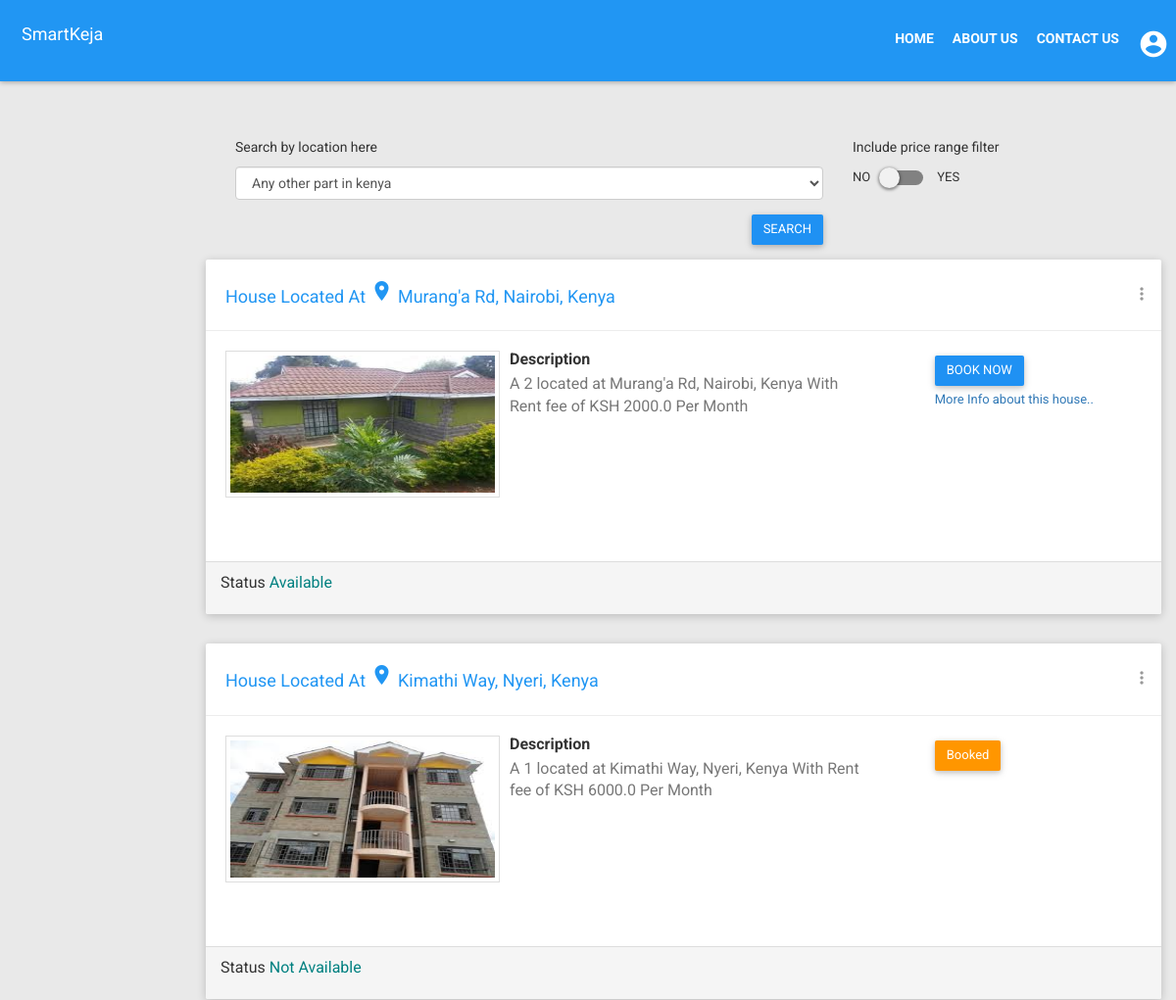
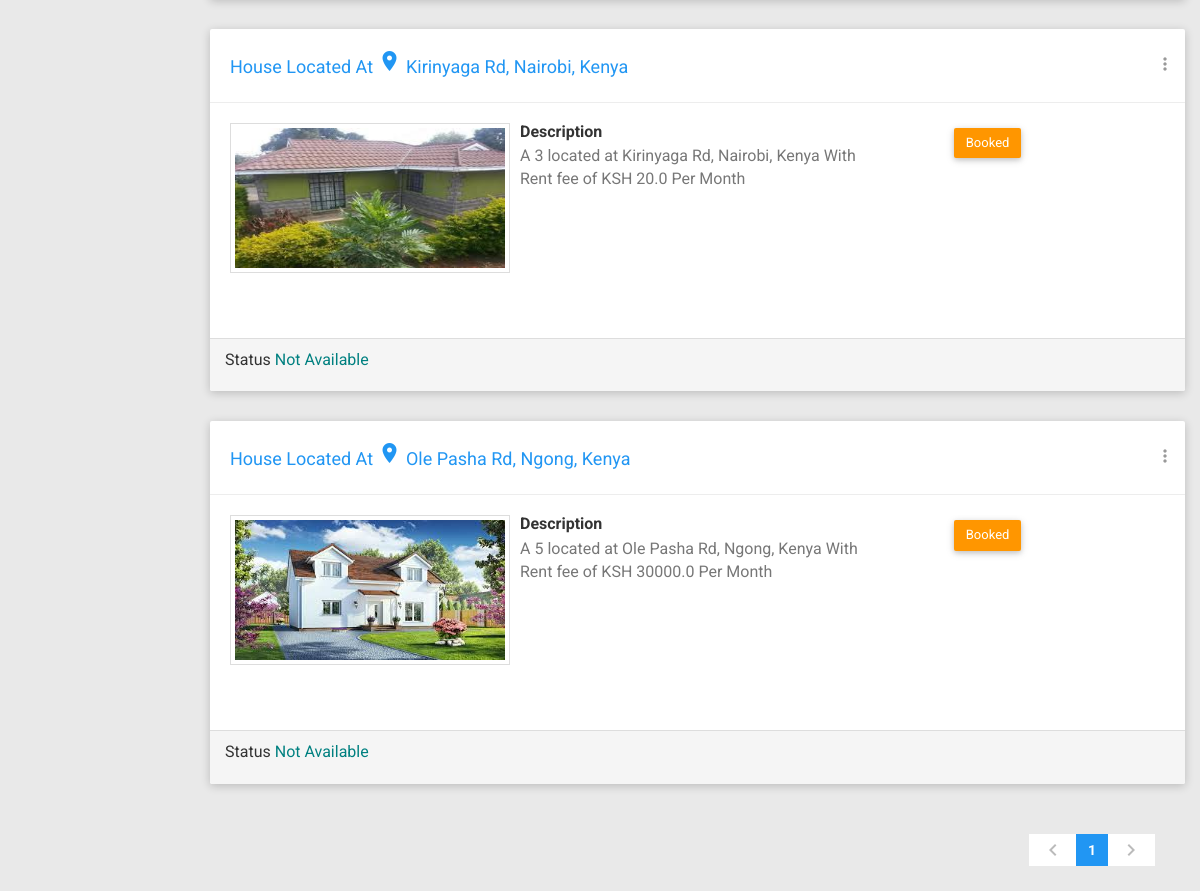
The page / on the database its author committed (2 pictures, top to bottom).
### smarthouse/models.py (models this page shows, shortened)
class House(models.Model):
    managed_by = models.ForeignKey(User)
    lat = models.FloatField()
    lng = models.FloatField()
    location = models.CharField(max_length=200)
    rent_price = models.FloatField()
    sale_price = models.FloatField()
    bedrooms = models.IntegerField()
    description = models.TextField()
    on_sale = models.BooleanField(default=False)
    is_available = models.BooleanField(default=True)
    primary_img = models.ImageField(upload_to='uploads/')
    is_published = models.BooleanField(default=False)
    date_posted = models.DateTimeField(auto_now_add=True)
    class Meta:
        ordering = ('-is_available', '-date_posted')
    def get_absolute_url(self):
        return reverse('smarthouse:house_detail', args=[self.pk])

### smarthouse/views.py (the view)
# urls.py: url(r'^$', views.WebsiteIndexView.as_view(), name='web_index'),
class WebsiteIndexView(ListView):
    template_name = 'site/index.html'
    paginate_by = 10
    model = House
    context_object_name = 'house_posts'
    def get_queryset(self):
        return self.model.objects.filter(is_published=True)

### smarthouse/context_processors.py (called while the page is built)
def get_account_type(request):
    account_type = ''
    phone_number = ''
    context = dict({})
    try:
        if request.user.is_authenticated:
            agent_exists = Agent.objects.filter(user=request.user)[:1].exists()
            if agent_exists:
                account_type = 'agent'
                agent = Agent.objects.get(user=request.user)
                phone_number = agent.phone_number
            if request.user.is_staff:
                account_type = "owner"
                house_owner = HouseOwner.objects.get(user=request.user)
                phone_number = house_owner.phone_number
            if not request.user.is_staff and not agent_exists:
                account_type = "client"
    except (Agent.DoesNotExist, HouseOwner.DoesNotExist):
        pass
    context['account_type'] = account_type
    context['phone_number'] = phone_number
    return context

def get_house_posts(request):
    context = dict({})
    houses = House.objects.all()
    context['house_options'] = houses
    return context

### smartkeja/templates/site/index.html (shortened to what this page needs)
{% extends 'site/base.html' %}
{% load staticfiles %}
{% block content %}
    <div class="row clearfix">
        <div class="col-lg-12 col-md-12 col-sm-12 col-xs-12">
            <div class="body">
                <div>
                    {% include 'site/search_template.html' %}
                </div>
            </div>
        </div>
    </div>
    {% if house_posts %}
        {% for house in house_posts %}
            <div class="row clearfix">
                <div class="card" style="" onmouseover="this.style.background='#f0f0f0'"
                     onmouseout="this.style.background='white';">
                    <div class="header">
                        <h2>
                            <a href="{% if house.is_available %}{{ house.get_absolute_url }}{% else %} {% endif %}" style="color: #2196F3">
                                House Located At <i class="material-icons">room</i> {{ house.location }}
                            </a>
                        </h2>
                        <ul class="header-dropdown m-r--5">
                            <li class="dropdown">
                                <a href="javascript:void(0);" class="dropdown-toggle" data-toggle="dropdown"
                                   role="button" aria-haspopup="true" aria-expanded="false">
                                    <i class="material-icons">more_vert</i>
                                </a>
                            </li>
                        </ul>
                    </div>
                    <div class="body">
                        <div class="media">
                            <div class="media-left">
                                <a href="javascript:void(0);">
                                    <img class="media-object thumbnail" src="{{ house.primary_img.url }}"
                                         width="280" height="150">
                                </a>
                            </div>
                            <div class="media-body">
                                <div class="row">
                                    <div class="col-md-7">
                                        <h4 class="media-heading">Description</h4>
                                        <p style="font-family: Roboto; font-size: 16px;">A {{ house.bedrooms }} located
                                            at {{ house.location }}
                                            {% if house.on_sale %}Going for KSH {{ house.sale_price }}
                                            {% else %}
                                                With Rent fee of KSH {{ house.rent_price }} Per Month
                                            {% endif %}
                                        </p>
                                    </div>
                                    <div class="col-md-5">
                                        <ul style="list-style: none">
                                        {% if house.is_available %}
                                            {% if house.on_sale %}
                                                <li>
                                                    <a href="{% url 'smarthouse:checkout' pk=house.pk %}"
                                                       class="btn btn-primary">BUY NOW</a>
                                                </li>
                                            {% else %}
                                                <li>
                                                    <a href="{% url 'smarthouse:checkout' pk=house.pk %}"
                                                       class="btn btn-primary">BOOK NOW</a>
                                                </li>
                                            {% endif %}
                                            <li>
                                                <a href="{{ house.get_absolute_url }}">More Info about this house..</a>
                                            </li>
                                            {% else %}
                                            <li>
                                                <button class="btn btn-warning waves-effect">Booked</button>
                                            </li>
                                        {% endif %}
                                        </ul>
                                    </div>
                                </div>
                            </div>
                        </div>
                    </div>
                    <div class="panel-footer">
                        <p>
                            <small style="font-size: 16px;">Status <span
                                    style="color: teal;">
                                           {% if not house.is_available %} Not Available{% else %}
                                               Available {% endif %}
                                        </span>
                            </small>
                        </p>
                    </div>
                </div>
            </div>
        {% endfor %}
        <div class="container-fluid pull-right">
            <nav>
                <ul class="pagination">
                    {% if page_obj.has_previous %}
                        <li>
                            <a href="?page={{ page_obj.previous_page_number }}" aria-label="Previous">
                                <i class="material-icons">chevron_left</i>
                                <span class="sr-only">Previous</span>
                            </a>
                        </li>
                    {% else %}
                        <li class="disabled">
                            <a href="javascript:void(0);">
                                <i class="material-icons">chevron_left</i>
                            </a>
                        </li>
                    {% endif %}
                    {% for l in  page_obj.paginator.page_range %}
                        {% if forloop.counter <= 10 %}
                            <li class="{% if forloop.counter == page_obj.number %}active{% endif %}"><a
                                    href="?page={{ forloop.counter }}" class="waves-effect">{{ forloop.counter }}</a>
                            </li>
                        {% endif %}
                    {% endfor %}
                    {% if page_obj.has_next %}
                        <li>
                            <a href="?page={{ page_obj.next_page_number }}" class="waves-effect">
                                <i class="material-icons">chevron_right</i>
                            </a>
                        </li>
                    {% else %}
                        <li class="disabled">
                            <a href="javascript:void(0);">
                                <i class="material-icons">chevron_right</i>
                            </a>
                        </li>
                    {% endif %}
                </ul>
            </nav>
        </div>
    {% elif not search_results and not house_posts %}
        <div class="alert alert-info">
            <p>No House Posts</p>
        </div>
    {% endif %}
{% endblock %}

### smartkeja/templates/site/index.html (style rules this page uses)
li { margin-top: 5px; }

### rows shown on the page
House: location "Murang'a Rd, Nairobi, Kenya", primary_img (picture), bedrooms "2", rent_price "2000.0", on_sale "BOOK NOW", is_available "Available"
House: location "Kimathi Way, Nyeri, Kenya", primary_img (picture), bedrooms "1", rent_price "6000.0", is_available "Booked"
House: location "Kirinyaga Rd, Nairobi, Kenya", primary_img (picture), bedrooms "3", rent_price "20.0", is_available "Booked"
House: location "Ole Pasha Rd, Ngong, Kenya", primary_img (picture), bedrooms "5", rent_price "30000.0", is_available "Booked"
